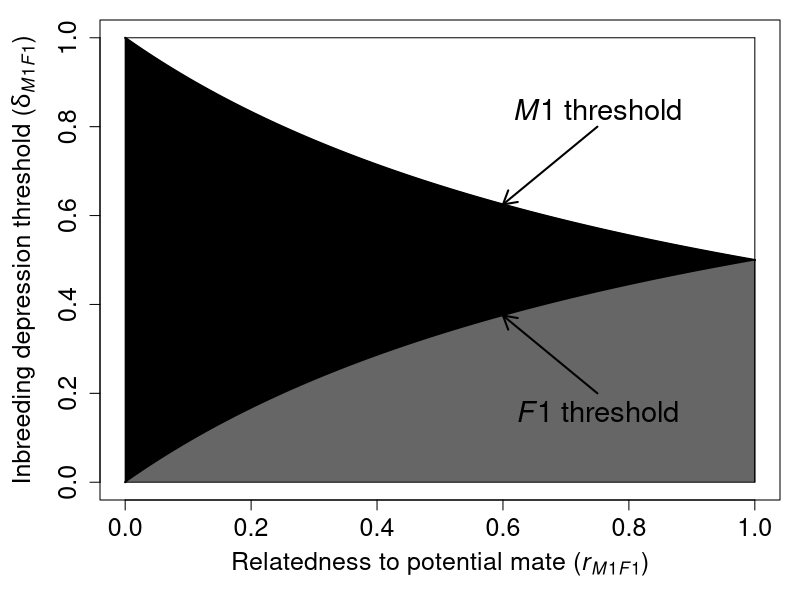

R code for this plot:

setEPS();
postscript("ClassicInbr.eps");

## Recreating Waser et al.'s plot:  

ri <- matrix(data=c(1,0.5,0,0.5,1,0,0,0,1),nrow=3,byrow=TRUE);

# This function is just for a focal male in the presence of a sister
# and an unrelated male.

Inbreed <- function(focal,mate,alt){
  Inb <- ri[focal,focal] + ri[focal,mate];
  Out <- ri[focal,mate]  + ri[focal,alt];
  DEL <- 1 - (Out/Inb);
  return(DEL);
}

rs <- seq(from=0,to=1,by=0.0001);
dl <- rep(x=0,length=length(rs));
for(i in 1:length(rs)){
  ri <- matrix(data=c(1,rs[i],0,rs[i],1,0,0,0,1),nrow=3,byrow=TRUE);
  dl[i] <- Inbreed(focal=1,mate=2,alt=3);
}


par(mar=c(5,5,1,1));
plot(x=rs,y=dl,type="l",lwd=2,
  xlab=expression(paste("Relatedness to potential mate (",italic(r[M1F1]),")")),
  ylab=expression(paste("Inbreeding depression threshold (",italic(delta[M1F1]),")")),
  cex.lab=1.5,cex.axis=1.5,ylim=c(0,1));

# This function is just for a focal female in the presence of two brothers
Inbreed <- function(focal,mate,alt){
  Inb <- ri[focal,focal] + ri[focal,mate];
  Out <- ri[focal,focal]  + ri[focal,alt];
  DEL <- 1 - (Out/Inb);
  return(DEL);
}
dk <- rep(x=0,length=length(rs));
for(i in 1:length(rs)){
  ri <- matrix(data=c(1,rs[i],0,rs[i],1,0,0,0,1),nrow=3,byrow=TRUE);
  dk[i] <- Inbreed(focal=2,mate=1,alt=3);
}

points(x=rs,y=dk,type="l",lwd=2,
  cex.lab=1.5,cex.axis=1.5,ylim=c(0,1));
polygon(x=c(rs,rev(rs)),y=c(dk,rev(dl)),col="black");
polygon(x=c(rs,rev(rs)),y=c(rep(0,length(dk)),rev(dk)),col="grey40");

points(x=seq(from=0,to=1,by=0.1),y=rep(1,11),type="l");
points(y=seq(from=0,to=1,by=0.1),x=rep(1,11),type="l");

text(x=0.75,y=0.16,labels=expression(paste(italic(F1)," threshold")),cex=1.75);
arrows(x0=0.75,y0=0.2,x1=0.6,y1=0.375, length = 0.15, angle = 30, code = 2, lwd=2);

text(x=0.75,y=0.84,labels=expression(paste(italic(M1)," threshold")),cex=1.75);
arrows(x0=0.75,y0=0.8,x1=0.6,y1=0.625, length = 0.15, angle = 30, code = 2, lwd=2);

dev.off();

